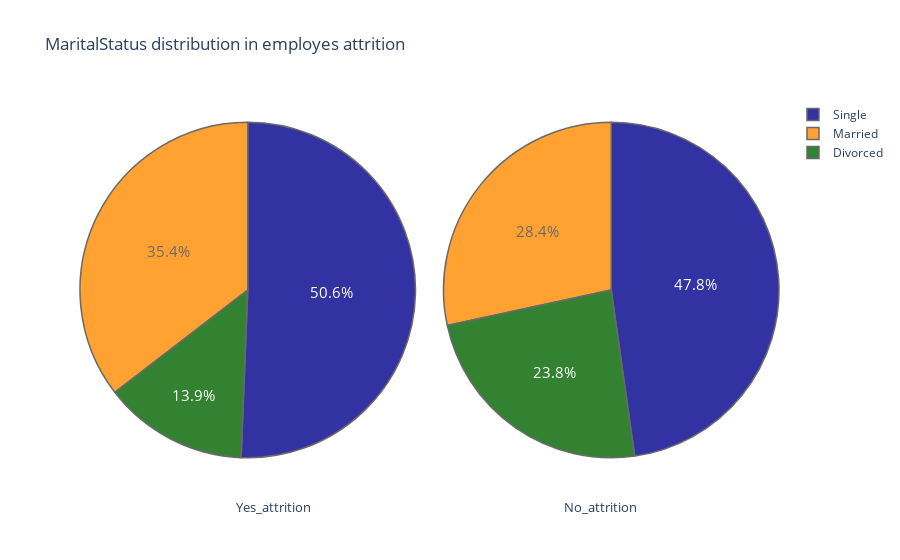

The code cell stored with this chart in its notebook:
### Markdown cell above
___
* **Plotando os gráficos de pessoas que tem atrito e não tem atrito com a empresa, relacionando-as com seu estado civil:**
___

### Code cell
plot("MaritalStatus")

### Figure 1 — Plotly figure (JSON) as saved in the notebook; plotly's stock layout.template omitted (floating-point values rounded to 4 significant figures)
{"data": [{"domain": {"x": [0, 0.48]}, "hoverinfo": "label+percent+name", "labels": ["Single", "Married", "Divorced"], "marker": {"colors": ["darkblue", "darkorange", "darkgreen", "darkred", "lightgrey", "orange", "white", "lightpink"], "line": {"width": 1.5}}, "name": "attrition employes", "opacity": 0.8, "textfont": {"size": 15}, "type": "pie", "values": [120, 84, 33]}, {"domain": {"x": [0.52, 1]}, "hoverinfo": "label+percent+name", "labels": ["Married", "Single", "Divorced"], "marker": {"colors": ["darkblue", "darkorange", "darkgreen", "darkred", "lightgrey", "orange", "white", "lightpink"], "line": {"width": 1.5}}, "name": "Non attrition employes", "opacity": 0.8, "textfont": {"size": 15}, "type": "pie", "values": [589, 350, 294]}], "layout": {"annotations": [{"font": {"size": 13}, "showarrow": false, "text": "Yes_attrition", "x": 0.22, "y": -0.1}, {"font": {"size": 13}, "showarrow": false, "text": "No_attrition", "x": 0.8, "y": -0.1}], "title": {"text": "MaritalStatus distribution in employes attrition "}}}
